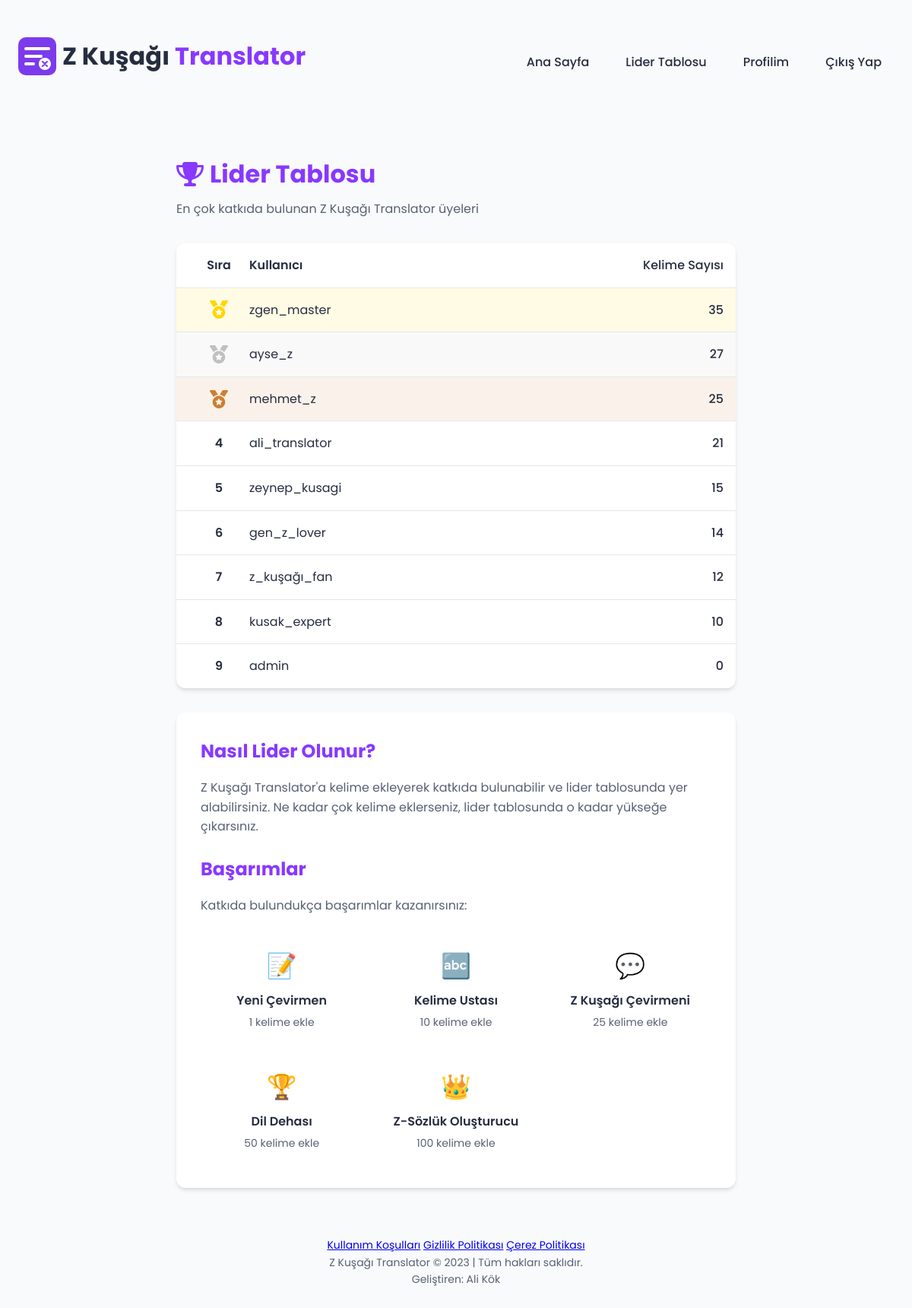
/leaderboard (signed in), run on the app's committed database.
### tables this page shows
CREATE TABLE users (
        id INTEGER PRIMARY KEY AUTOINCREMENT,
        username TEXT UNIQUE NOT NULL,
        email TEXT UNIQUE NOT NULL,
        password_hash TEXT NOT NULL,
        created_at TIMESTAMP DEFAULT CURRENT_TIMESTAMP,
        updated_at TIMESTAMP DEFAULT CURRENT_TIMESTAMP,
        contribution_count INTEGER DEFAULT 0,
        bio TEXT,
        is_admin INTEGER DEFAULT 0
    );

### app.py (the view)
@app.route('/leaderboard')
def leaderboard():
    top_contributors = get_top_contributors(20)
    return render_template('leaderboard.html', contributors=top_contributors)

### db_config.py (called while the page is built)
def get_db_connection():
    logger.info("SQLite veritabanı kullanılıyor")
    return get_sqlite_connection()

def get_sqlite_connection():
    if os.environ.get('RAILWAY_ENVIRONMENT'):
        db_path = "/tmp/zgen_translator.db"
    else:
        db_path = os.path.join(os.path.dirname(os.path.abspath(__file__)), 'zgen_translator.db')
    logger.info(f"SQLite veritabanı yolu: {db_path}")
    try:
        conn = sqlite3.connect(db_path)
        conn.row_factory = sqlite3.Row  # Dict benzeri sonuçlar için
        cursor = conn.cursor()
        cursor.execute('SELECT 1')
        cursor.fetchone()
        cursor.close()
        logger.info("SQLite bağlantısı başarılı")
        return conn
    except Exception as e:
        logger.error(f"SQLite bağlantı hatası: {e}")
        logger.info("Bellek içi SQLite veritabanına geçiliyor...")
        memory_conn = sqlite3.connect(':memory:')
        memory_conn.row_factory = sqlite3.Row
        return memory_conn

### models.py (called while the page is built)
def get_top_contributors(limit=10):
    conn = get_db_connection()
    cur = conn.cursor()
    cur.execute("""
        SELECT id, username, contribution_count
        FROM users
        ORDER BY contribution_count DESC LIMIT ?
    """, (limit,))
    results = cur.fetchall()
    conn.close()
    return [dict(result) for result in results]

### templates/leaderboard.html (shortened to what this page needs)
{% extends "layout.html" %}
{% block content %}
<div class="leaderboard-container">
    <h1><i class="fas fa-trophy"></i> Lider Tablosu</h1>
    <p class="leaderboard-intro">En çok katkıda bulunan Z Kuşağı Translator üyeleri</p>
    <div class="leaderboard-table">
        <div class="leaderboard-header">
            <div class="rank-cell">Sıra</div>
            <div class="user-cell">Kullanıcı</div>
            <div class="count-cell">Kelime Sayısı</div>
        </div>
        {% if contributors %}
            {% for contributor in contributors %}
                <div class="leaderboard-row {% if loop.index <= 3 %}top-{{ loop.index }}{% endif %}">
                    <div class="rank-cell">
                        {% if loop.index == 1 %}
                            <i class="fas fa-medal gold"></i>
                        {% elif loop.index == 2 %}
                            <i class="fas fa-medal silver"></i>
                        {% elif loop.index == 3 %}
                            <i class="fas fa-medal bronze"></i>
                        {% else %}
                            {{ loop.index }}
                        {% endif %}
                    </div>
                    <div class="user-cell">{{ contributor.username }}</div>
                    <div class="count-cell">{{ contributor.contribution_count }}</div>
                </div>
            {% endfor %}
        {% else %}
            <div class="empty-state">
                <p>Henüz katkıda bulunan kullanıcı yok.</p>
                <p>İlk katkıda bulunan sen olmak ister misin?</p>
                <a href="{{ url_for('register') }}" class="primary-btn">Hemen Kayıt Ol</a>
            </div>
        {% endif %}
    </div>
    <div class="leaderboard-info">
        <h2>Nasıl Lider Olunur?</h2>
        <p>Z Kuşağı Translator'a kelime ekleyerek katkıda bulunabilir ve lider tablosunda yer alabilirsiniz. Ne kadar çok kelime eklerseniz, lider tablosunda o kadar yükseğe çıkarsınız.</p>
        <h2>Başarımlar</h2>
        <p>Katkıda bulundukça başarımlar kazanırsınız:</p>
        <div class="achievements-list">
            <div class="achievement-item">
                <span class="achievement-icon">📝</span>
                <span class="achievement-name">Yeni Çevirmen</span>
                <span class="achievement-req">1 kelime ekle</span>
            </div>
            <div class="achievement-item">
                <span class="achievement-icon">🔤</span>
                <span class="achievement-name">Kelime Ustası</span>
                <span class="achievement-req">10 kelime ekle</span>
            </div>
            <div class="achievement-item">
                <span class="achievement-icon">💬</span>
                <span class="achievement-name">Z Kuşağı Çevirmeni</span>
                <span class="achievement-req">25 kelime ekle</span>
            </div>
            <div class="achievement-item">
                <span class="achievement-icon">🏆</span>
                <span class="achievement-name">Dil Dehası</span>
                <span class="achievement-req">50 kelime ekle</span>
            </div>
            <div class="achievement-item">
                <span class="achievement-icon">👑</span>
                <span class="achievement-name">Z-Sözlük Oluşturucu</span>
                <span class="achievement-req">100 kelime ekle</span>
            </div>
        </div>
    </div>
</div>
{% endblock %}

### static/css/style.css (style rules this page uses)
:root { --primary: 264 100% 61%; --primary-light: 264 96% 85%; --secondary: 330 100% 65%; --accent: 160 84% 39%; --background: 210 20% 98%; --card-bg: 0 0% 100%; --text-dark: 225 25% 20%; --text-medium: 220 15% 40%; --text-light: 220 15% 60%; --success: 142 76% 36%; --warning: 38 92% 50%; --danger: 0 84% 60%; --border: 220 13% 91%; --space-xs: 0.25rem; --space-sm: 0.5rem; --space-md: 1rem; --space-lg: 1.5rem; --space-xl: 2rem; --space-xxl: 3rem; --font-family: 'Poppins', sans-serif; --font-size-xs: 0.75rem; --font-size-sm: 0.875rem; --font-size-md: 1rem; --font-size-lg: 1.125rem; --font-size-xl: 1.25rem; --font-size-xxl: 1.5rem; --font-size-title: 2rem; --radius-sm: 0.25rem; --radius-md: 0.5rem; --radius-lg: 0.75rem; --radius-xl: 1rem; --shadow-sm: 0 1px 2px rgba(0, 0, 0, 0.05); --shadow-md: 0 4px 6px -1px rgba(0, 0, 0, 0.1), 0 2px 4px -1px rgba(0, 0, 0, 0.06); --shadow-lg: 0 10px 15px -3px rgba(0, 0, 0, 0.1), 0 4px 6px -2px rgba(0, 0, 0, 0.05); }
* { margin: 0; padding: 0; box-sizing: border-box; }
body { font-family: var(--font-family); background-color: hsl(var(--background)); color: hsl(var(--text-dark)); line-height: 1.6; min-height: 100vh; }
h1 { font-size: var(--font-size-title); font-weight: 700; color: hsl(var(--text-dark)); }
.leaderboard-container { max-width: 800px; margin: 0 auto; padding: var(--space-xl); }
.leaderboard-container h1 { display: flex; align-items: center; gap: var(--space-sm); margin-bottom: var(--space-sm); color: hsl(var(--primary)); }
.leaderboard-intro { margin-bottom: var(--space-xl); color: hsl(var(--text-medium)); }
.leaderboard-table { background-color: hsl(var(--card-bg)); border-radius: var(--radius-lg); box-shadow: var(--shadow-md); overflow: hidden; margin-bottom: var(--space-xl); }
.leaderboard-header { display: grid; grid-template-columns: 80px 1fr 150px; padding: var(--space-md); background-color: hsla(var(--primary-light), 0.2); font-weight: 600; border-bottom: 1px solid hsl(var(--border)); }
.leaderboard-row { display: grid; grid-template-columns: 80px 1fr 150px; padding: var(--space-md); border-bottom: 1px solid hsl(var(--border)); transition: background-color 0.2s; }
.leaderboard-row:last-child { border-bottom: none; }
.top-1 { background-color: rgba(255, 215, 0, 0.1); }
.top-2 { background-color: rgba(192, 192, 192, 0.1); }
.top-3 { background-color: rgba(205, 127, 50, 0.1); }
.rank-cell { display: flex; align-items: center; justify-content: center; font-weight: 600; }
.user-cell { display: flex; align-items: center; }
.count-cell { display: flex; align-items: center; justify-content: flex-end; font-weight: 500; }
.fa-medal.gold { color: gold; font-size: 1.5rem; }
.fa-medal.silver { color: silver; font-size: 1.5rem; }
.fa-medal.bronze { color: #cd7f32; font-size: 1.5rem; }
.leaderboard-info { background-color: hsl(var(--card-bg)); border-radius: var(--radius-lg); padding: var(--space-xl); box-shadow: var(--shadow-md); }
.leaderboard-info h2 { margin-bottom: var(--space-md); color: hsl(var(--primary)); }
.leaderboard-info p { margin-bottom: var(--space-lg); color: hsl(var(--text-medium)); }
.achievements-list { display: grid; grid-template-columns: repeat(auto-fill, minmax(200px, 1fr)); gap: var(--space-md); margin-top: var(--space-md); }
.achievement-item { display: flex; flex-direction: column; align-items: center; padding: var(--space-md); background-color: hsla(var(--primary-light), 0.1); border-radius: var(--radius-md); transition: transform 0.2s, box-shadow 0.2s; }
.achievement-icon { font-size: 2rem; margin-bottom: var(--space-sm); }
.achievement-name { font-weight: 600; margin-bottom: var(--space-xs); text-align: center; }
.achievement-req { font-size: var(--font-size-sm); color: hsl(var(--text-medium)); text-align: center; }

### data on the page
users: username "zgen_master", contribution_count "35"
users: username "ayse_z", contribution_count "27"
users: username "mehmet_z", contribution_count "25"
users: username "ali_translator", contribution_count "21"
users: username "zeynep_kusagi", contribution_count "15"
users: username "gen_z_lover", contribution_count "14"
users: username "z_kuşağı_fan", contribution_count "12"
users: username "kusak_expert", contribution_count "10"
users: username "admin", contribution_count "0"
